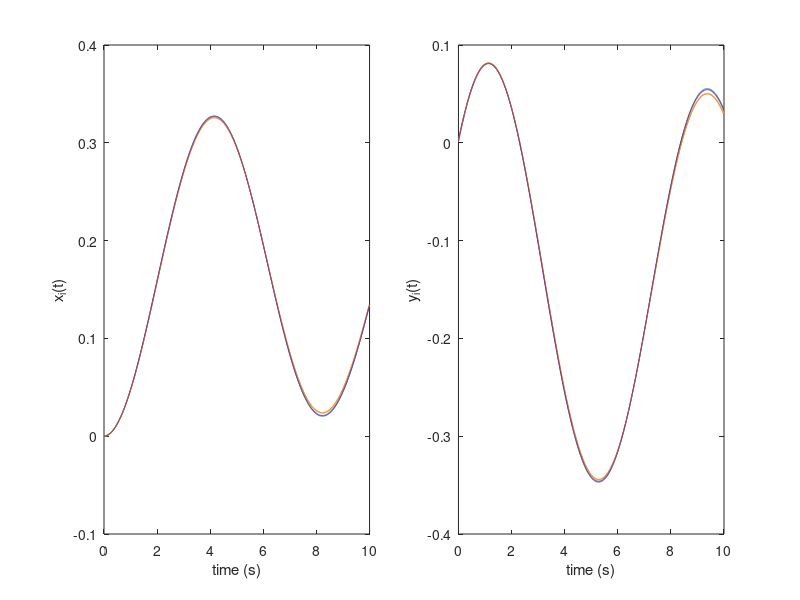

MATLAB code to generate this figure:

close all
clear

%% FitzHugh-Nagumo

% Time
dt = 0.01;
len_time = 1000;
tsteps = 0:dt:(dt*(len_time-1));

% Parameters
c = 0.75;
a = 0.1;
b = 0.5;
fa = 0;
fb = 1;
k1 = 0;
k2 = 0;
Lambda = [ 0.0  -0.2  0.0  0.0;
           0.0  0.0  0.0  -0.2;
          -0.2  0.0  0.0  0.0;
           0.0  0.0  -0.2  0];

% Preallocate
num_legs = 4;
x_ = zeros(num_legs,len_time);
y_ = zeros(num_legs,len_time);

% Initialize 
x_kmin1 = 1e-3*randn(num_legs,1);
y_kmin1 = 1e-3*randn(num_legs,1);

for k = 1:len_time

    for i = 1:num_legs

        % Coupling effect from other oscillators
        coupling = Lambda(i, :) * x_kmin1;

        % Driving signal (fixed or sinusoidal drive)
        fci = fa + fb * (k1 * sin(k2 * tsteps(k)) + coupling);

        % FitzHugh-Nagumo Equations
        x_(i, k) = x_kmin1(i) + dt * (c * (y_kmin1(i) + x_kmin1(i) + (x_kmin1(i)^3) / 3 + fci));
        y_(i, k) = y_kmin1(i) - dt * ((x_kmin1(i) - a + b * y_kmin1(i)) / c);
    end

    % Update previous step values
    x_kmin1 = x_(:, k);
    y_kmin1 = y_(:, k);
end

%% Plot all oscillators over time

figure(1)
set(gcf, 'Position', [100 200 1500 500])

subplot(121)
plot(tsteps, x_')
xlabel('time (s)')
ylabel('x_i(t)')

subplot(122)
plot(tsteps, y_')
xlabel('time (s)')
ylabel('y_i(t)')

%% Plot each oscillator over space

% figure(2)
% set(gcf, 'Position', [200 300 1000 800])
% 
% for i = 1:num_legs
%     
%     subplot(2,2,i)
%     scatter(x_(i,:), y_(i,:), 'k.')
%     xlabel(['x_' num2str(i) ' (s)'])
%     ylabel(['y_' num2str(i) ' (s)'])
% 
% end